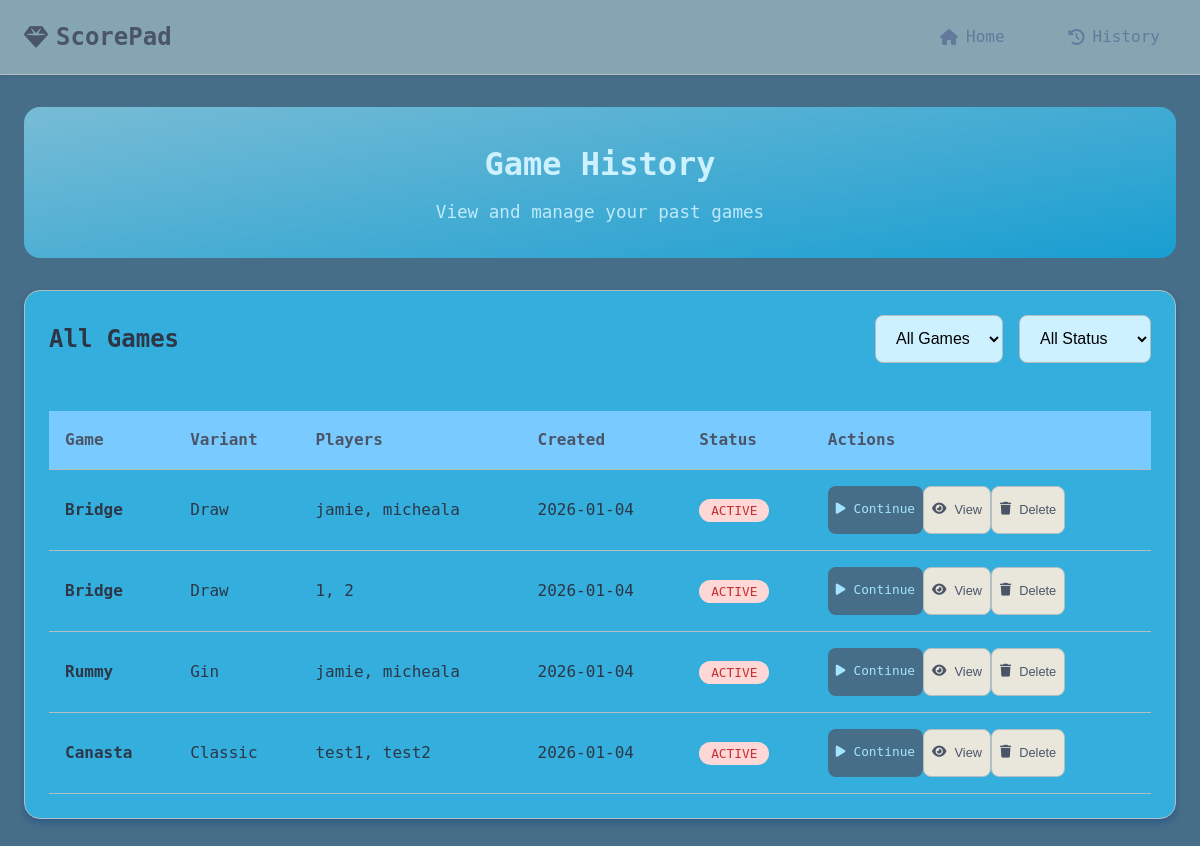
Before: /history with the older database file.
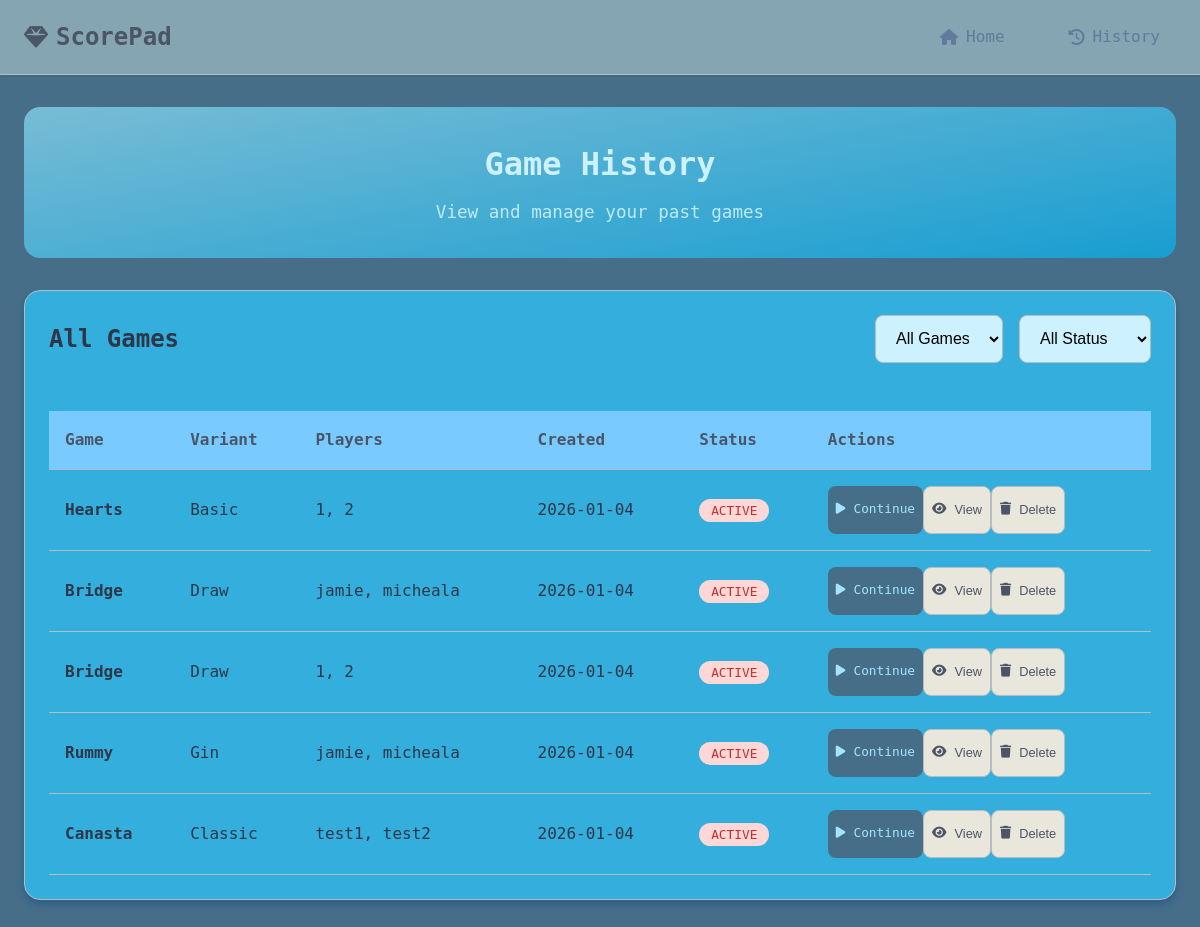
After: the same page with the newer database file.
### tables this page shows
CREATE TABLE games (
            id TEXT PRIMARY KEY,
            game_type TEXT NOT NULL,
            variant TEXT,
            players TEXT NOT NULL,
            created_at TIMESTAMP DEFAULT CURRENT_TIMESTAMP,
            completed_at TIMESTAMP,
            status TEXT DEFAULT 'active',
            data TEXT
        );

### scorepad.py (the view)
@app.route('/history')
def game_history():
    conn = sqlite3.connect('card_games.db')
    cursor = conn.cursor()
    cursor.execute('''
        SELECT id, game_type, variant, players, created_at, completed_at, status
        FROM games ORDER BY created_at DESC
    ''')
    games = cursor.fetchall()
    conn.close()
    return render_template('history.html', games=games)

### scorepad.py (called while the page is built)
@app.template_filter('from_json')
def from_json(value):
    if value:
        try:
            return json.loads(value)
        except:
            return []
    return []

### templates/history.html (shortened to what this page needs)
{% extends "base.html" %}
{% block content %}
    <div class="game-header">
        <h1 class="game-title-header">Game History</h1>
        <p class="game-subtitle">View and manage your past games</p>
    </div>
    <div class="card">
        <div class="flex justify-between items-center mb-4">
            <h2 style="color: #2d3748; margin: 0;">All Games</h2>
            <div class="flex gap-2">
                <select id="filter-game" class="form-input" style="width: auto;">
                    <option value="">All Games</option>
                </select>
                <select id="filter-status" class="form-input" style="width: auto;">
                    <option value="">All Status</option>
                </select>
            </div>
        </div>
        <div id="games-list">
            {% if games %}
                <div style="overflow-x: auto;">
                    <table class="score-table">
                        <thead>
                            <tr>
                                <th>Game</th>
                                <th>Variant</th>
                                <th>Players</th>
                                <th>Created</th>
                                <th>Status</th>
                                <th>Actions</th>
                            </tr>
                        </thead>
                        <tbody>
                            {% for game in games %}
                                <tr>
                                    <td>
                                        <strong>{{ game[1].title() }}</strong>
                                    </td>
                                    <td>
                                        {% if game[2] %}
                                            {{ game[2].replace('_', ' ').title() }}
                                        {% else %}
                                            Standard
                                        {% endif %}
                                    </td>
                                    <td>
                                        {% set players = game[3]|from_json %}
                                        {{ players|join(', ') if players else 'Unknown' }}
                                    </td>
                                    <td>
                                        {{ game[4][:10] if game[4] else 'Unknown' }}
                                    </td>
                                    <td>
                                        <span class="badge {% if game[6] == 'completed' %}badge-success{% else %}badge-warning{% endif %}">
                                            {{ game[6] }}
                                        </span>
                                    </td>
                                    <td>
                                        <div class="flex gap-1">
                                            {% if game[6] == 'active' %}
                                                <a href="/play/{{ game[1] }}/{{ game[2] or 'basic' }}?game_id={{ game[0] }}"
                                                class="btn btn-primary" style="padding: 0.25rem 0.5rem; font-size: 0.8rem;">
                                                    <i class="fa-solid fa-play"></i>
                                                    Continue
                                                </a>
                                            {% endif %}
                                            <button class="btn btn-secondary" style="padding: 0.25rem 0.5rem; font-size: 0.8rem;"
                                                    onclick="viewGameDetails('{{ game[0] }}')">
                                                <i class="fa-solid fa-eye"></i>
                                                View
                                            </button>
                                            <button class="btn btn-secondary" style="padding: 0.25rem 0.5rem; font-size: 0.8rem;"
                                                    onclick="deleteGame('{{ game[0] }}')">
                                                <i class="fa-solid fa-trash"></i>
                                                Delete
                                            </button>
                                        </div>
                                    </td>
                                </tr>
                            {% endfor %}
                        </tbody>
                    </table>
                </div>
            {% endif %}
        </div>
    </div>
{% endblock %}

### templates/base.html (shortened to what this page needs)
<!DOCTYPE html>
<html lang="en">
    <head>
        <link rel="stylesheet" href="{{ url_for('static', filename='css/style.css') }}">
    </head>
    <body>
        <nav class="navbar">
            <div class="nav-container">
                <a href="{{ url_for('index') }}" class="nav-brand">
                    <i class="fa-solid fa-gem"></i>
                    ScorePad
                </a>
                <div class="nav-links">
                    <a href="{{ url_for('index') }}" class="nav-link">
                        <i class="fa-solid fa-house"></i>
                        Home
                    </a>
                    <a href="{{ url_for('game_history') }}" class="nav-link">
                        <i class="fa-solid fa-clock-rotate-left"></i>
                        History
                    </a>
                </div>
            </div>
        </nav>
        <main class="main-content">
            {% block content %}{% endblock %}
        </main>
    </body>
</html>

### static/css/style.css (style rules this page uses)
* { margin: 0; padding: 0; box-sizing: border-box; }
body { font-family: 'DejaVu Sans Mono', -apple-system, BlinkMacSystemFont, 'Segoe UI', Roboto, sans-serif; line-height: 1.6; color: #2d3748; background-color: #466e89; min-height: 100vh; }
.navbar { background: #84a5b1; border-bottom: 1px solid #b4bec2; box-shadow: 0 1px 3px rgba(0, 0, 0, 0.1); position: sticky; top: 0; z-index: 100; }
.nav-container { max-width: 1200px; margin: 0 auto; display: flex; justify-content: space-between; align-items: center; padding: 1rem 1.5rem; }
.nav-brand { font-size: 1.5rem; font-weight: 700; color: #4a5568; text-decoration: none; display: flex; align-items: center; gap: 0.5rem; }
.nav-links { display: flex; gap: 2rem; }
.nav-link { color: #637a9c; text-decoration: none; display: flex; align-items: center; gap: 0.5rem; padding: 0.5rem 1rem; border-radius: 0.5rem; transition: all 0.2s ease; }
.main-content { max-width: 1200px; margin: 0 auto; padding: 2rem 1.5rem; }
.card { background: #33aedd; border-radius: 1rem; padding: 1.5rem; box-shadow: 0 4px 6px rgba(12, 64, 129, 0.4); border: 1px solid #b4bec2; transition: all 0.3s ease; }
.btn { display: inline-flex; align-items: center; gap: 0.5rem; padding: 0.75rem 1.5rem; border: none; border-radius: 0.5rem; font-size: 1rem; font-weight: 500; text-decoration: none; transition: all 0.2s ease; cursor: pointer; min-height: 48px; }
.btn-primary { background: #466e89; color: #a3e5ff; }
.btn-secondary { background: #e9e6db; color: #4a5568; border: 1px solid #b4bec2; }
.form-input { width: 100%; padding: 0.75rem 1rem; border: 1px solid #b4bec2; border-radius: 0.5rem; font-size: 1rem; transition: border-color 0.2s ease; min-height: 48px; background-color: #cdf1ff; }
.game-header { background: linear-gradient(170deg, #78bcd5 0%, #189ed1 100%); color: #cdf1ff; padding: 2rem; border-radius: 1rem; margin-bottom: 2rem; text-align: center; }
.game-title-header { font-size: 2rem; font-weight: 700; margin-bottom: 0.5rem; }
.game-subtitle { opacity: 0.9; font-size: 1.1rem; }
.score-table { width: 100%; border-collapse: collapse; margin-top: 1rem; }
.score-table th, .score-table td { padding: 1rem; text-align: left; border-bottom: 1px solid #b4bec2; }
.score-table th { background: #78caff; font-weight: 600; color: #4a5568; }
.mb-4 { margin-bottom: 2rem; }
.flex { display: flex; }
.justify-between { justify-content: space-between; }
.items-center { align-items: center; }
.gap-2 { gap: 1rem; }

### templates/history.html (style rules this page uses)
.badge { padding: 0.25rem 0.75rem; border-radius: 1rem; font-size: 0.8rem; font-weight: 500; text-transform: uppercase; }
.badge-warning { background: #fed7d7; color: #c53030; }

Changed rows visible on the page:
added games: game_type "Hearts", variant "Basic", players "1, 2", created_at "2026-01-04", status "ACTIVE"
